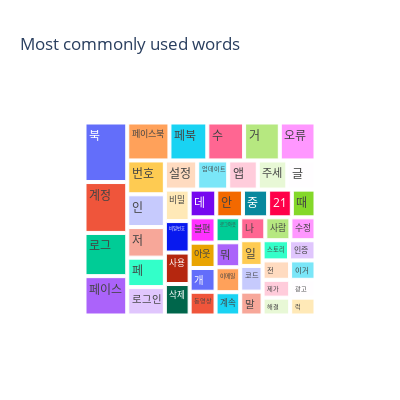

The cell this chart's notebook holds for it:
### Code cell
import plotly.express as px

px.treemap(common_review, 
           path=['Word'], values='count',
           title='Most commonly used words',
          width=400, height=400)

### Figure 1 — Plotly figure (JSON) as saved in the notebook; plotly's stock layout.template omitted (floating-point values rounded to 4 significant figures)
{"data": [{"branchvalues": "total", "domain": {"x": [0, 1], "y": [0, 1]}, "hovertemplate": "labels=%{label}<br>count=%{value}<br>parent=%{parent}<br>id=%{id}<extra></extra>", "ids": ["21", "개", "거", "계속", "계정", "광고", "글", "나", "데", "동영상", "때", "럭", "로그", "로그아웃", "로그인", "말", "뭐", "번호", "북", "불편", "비밀", "비밀번호", "사람", "사용", "삭제", "설정", "수", "수정", "스토리", "아웃", "안", "앱", "업데이트", "오류", "이거", "이메일", "인", "인증", "일", "저", "전", "제가", "주세", "중", "코드", "페", "페북", "페이스", "페이스북", "해결"], "labels": ["21", "개", "거", "계속", "계정", "광고", "글", "나", "데", "동영상", "때", "럭", "로그", "로그아웃", "로그인", "말", "뭐", "번호", "북", "불편", "비밀", "비밀번호", "사람", "사용", "삭제", "설정", "수", "수정", "스토리", "아웃", "안", "앱", "업데이트", "오류", "이거", "이메일", "인", "인증", "일", "저", "전", "제가", "주세", "중", "코드", "페", "페북", "페이스", "페이스북", "해결"], "name": "", "parents": ["", "", "", "", "", "", "", "", "", "", "", "", "", "", "", "", "", "", "", "", "", "", "", "", "", "", "", "", "", "", "", "", "", "", "", "", "", "", "", "", "", "", "", "", "", "", "", "", "", ""], "type": "treemap", "values": [16, 15, 33, 14, 53, 11, 20, 14, 18, 15, 16, 11, 45, 15, 26, 13, 15, 31, 62, 16, 19, 19, 14, 19, 19, 23, 34, 14, 13, 16, 18, 21, 22, 33, 12, 15, 30, 13, 14, 28, 13, 12, 21, 17, 14, 27, 35, 41, 39, 12]}], "layout": {"height": 400, "legend": {"tracegroupgap": 0}, "title": {"text": "Most commonly used words"}, "width": 400}}
